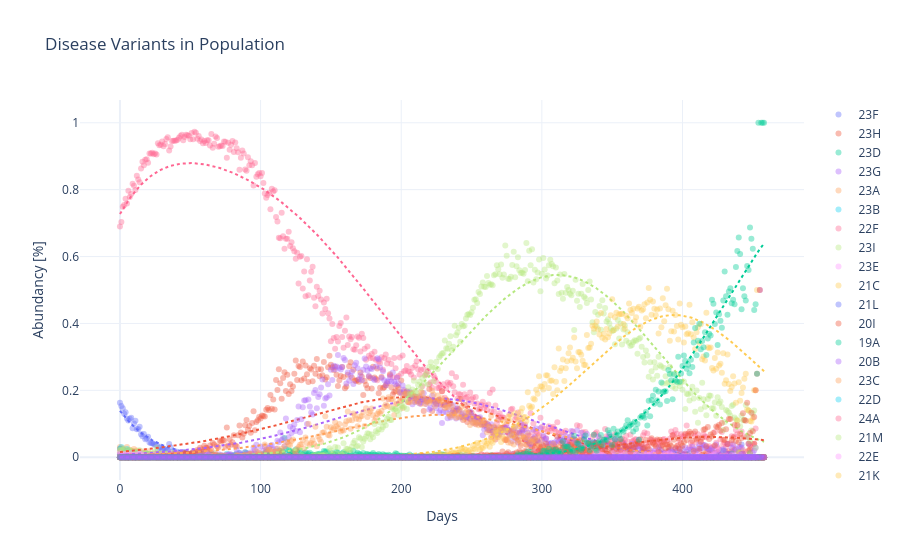

The code cell stored with this chart in its notebook:
### Code cell
result, composition_estimate = calculate_viral_composition(data)

plot_viral_composition(data['counts'], composition_estimate=composition_estimate, var_names=data['variant_names'], logscale = False)
plot_viral_composition(data['counts'], composition_estimate=composition_estimate,var_names=data['variant_names'], y_range = (1e-5, 2), logscale = True)
plot_viral_composition_interactive(data['counts'],composition_estimate=composition_estimate, var_names=data['variant_names'], logscale = False)

### Figure 1 — Plotly figure (JSON) as saved in the notebook; plotly's stock layout.template omitted (floating-point values rounded to 4 significant figures; data arrays with more than 128 entries replaced by an {"elided": "..."} marker saying what was removed)
{"data": [{"hovertemplate": "Variant: 23F<br>Day: %{x}<br>Abundance: %{y:.2%}<extra></extra>", "marker": {"color": "#636EFA", "opacity": 0.4, "size": 6}, "mode": "markers", "name": "23F", "type": "scatter", "x": {"elided": "459 int values"}, "y": {"elided": "459 float values"}}, {"hoverinfo": "skip", "line": {"color": "#636EFA", "dash": "dot", "width": 2}, "mode": "lines", "name": "23F (estimate)", "showlegend": false, "type": "scatter", "x": {"elided": "459 int values"}, "y": {"elided": "459 float values"}}, {"hovertemplate": "Variant: 23H<br>Day: %{x}<br>Abundance: %{y:.2%}<extra></extra>", "marker": {"color": "#EF553B", "opacity": 0.4, "size": 6}, "mode": "markers", "name": "23H", "type": "scatter", "x": {"elided": "459 int values"}, "y": {"elided": "459 float values"}}, {"hoverinfo": "skip", "line": {"color": "#EF553B", "dash": "dot", "width": 2}, "mode": "lines", "name": "23H (estimate)", "showlegend": false, "type": "scatter", "x": {"elided": "459 int values"}, "y": {"elided": "459 float values"}}, {"hovertemplate": "Variant: 23D<br>Day: %{x}<br>Abundance: %{y:.2%}<extra></extra>", "marker": {"color": "#00CC96", "opacity": 0.4, "size": 6}, "mode": "markers", "name": "23D", "type": "scatter", "x": {"elided": "459 int values"}, "y": {"elided": "459 float values"}}, {"hoverinfo": "skip", "line": {"color": "#00CC96", "dash": "dot", "width": 2}, "mode": "lines", "name": "23D (estimate)", "showlegend": false, "type": "scatter", "x": {"elided": "459 int values"}, "y": {"elided": "459 float values"}}, {"hovertemplate": "Variant: 23G<br>Day: %{x}<br>Abundance: %{y:.2%}<extra></extra>", "marker": {"color": "#AB63FA", "opacity": 0.4, "size": 6}, "mode": "markers", "name": "23G", "type": "scatter", "x": {"elided": "459 int values"}, "y": {"elided": "459 float values"}}, {"hoverinfo": "skip", "line": {"color": "#AB63FA", "dash": "dot", "width": 2}, "mode": "lines", "name": "23G (estimate)", "showlegend": false, "type": "scatter", "x": {"elided": "459 int values"}, "y": {"elided": "459 float values"}}, {"hovertemplate": "Variant: 23A<br>Day: %{x}<br>Abundance: %{y:.2%}<extra></extra>", "marker": {"color": "#FFA15A", "opacity": 0.4, "size": 6}, "mode": "markers", "name": "23A", "type": "scatter", "x": {"elided": "459 int values"}, "y": {"elided": "459 float values"}}, {"hoverinfo": "skip", "line": {"color": "#FFA15A", "dash": "dot", "width": 2}, "mode": "lines", "name": "23A (estimate)", "showlegend": false, "type": "scatter", "x": {"elided": "459 int values"}, "y": {"elided": "459 float values"}}, {"hovertemplate": "Variant: 23B<br>Day: %{x}<br>Abundance: %{y:.2%}<extra></extra>", "marker": {"color": "#19D3F3", "opacity": 0.4, "size": 6}, "mode": "markers", "name": "23B", "type": "scatter", "x": {"elided": "459 int values"}, "y": {"elided": "459 float values"}}, {"hoverinfo": "skip", "line": {"color": "#19D3F3", "dash": "dot", "width": 2}, "mode": "lines", "name": "23B (estimate)", "showlegend": false, "type": "scatter", "x": {"elided": "459 int values"}, "y": {"elided": "459 float values"}}, {"hovertemplate": "Variant: 22F<br>Day: %{x}<br>Abundance: %{y:.2%}<extra></extra>", "marker": {"color": "#FF6692", "opacity": 0.4, "size": 6}, "mode": "markers", "name": "22F", "type": "scatter", "x": {"elided": "459 int values"}, "y": {"elided": "459 float values"}}, {"hoverinfo": "skip", "line": {"color": "#FF6692", "dash": "dot", "width": 2}, "mode": "lines", "name": "22F (estimate)", "showlegend": false, "type": "scatter", "x": {"elided": "459 int values"}, "y": {"elided": "459 float values"}}, {"hovertemplate": "Variant: 23I<br>Day: %{x}<br>Abundance: %{y:.2%}<extra></extra>", "marker": {"color": "#B6E880", "opacity": 0.4, "size": 6}, "mode": "markers", "name": "23I", "type": "scatter", "x": {"elided": "459 int values"}, "y": {"elided": "459 float values"}}, {"hoverinfo": "skip", "line": {"color": "#B6E880", "dash": "dot", "width": 2}, "mode": "lines", "name": "23I (estimate)", "showlegend": false, "type": "scatter", "x": {"elided": "459 int values"}, "y": {"elided": "459 float values"}}, {"hovertemplate": "Variant: 23E<br>Day: %{x}<br>Abundance: %{y:.2%}<extra></extra>", "marker": {"color": "#FF97FF", "opacity": 0.4, "size": 6}, "mode": "markers", "name": "23E", "type": "scatter", "x": {"elided": "459 int values"}, "y": {"elided": "459 float values"}}, {"hoverinfo": "skip", "line": {"color": "#FF97FF", "dash": "dot", "width": 2}, "mode": "lines", "name": "23E (estimate)", "showlegend": false, "type": "scatter", "x": {"elided": "459 int values"}, "y": {"elided": "459 float values"}}, {"hovertemplate": "Variant: 21C<br>Day: %{x}<br>Abundance: %{y:.2%}<extra></extra>", "marker": {"color": "#FECB52", "opacity": 0.4, "size": 6}, "mode": "markers", "name": "21C", "type": "scatter", "x": {"elided": "459 int values"}, "y": {"elided": "459 float values"}}, {"hoverinfo": "skip", "line": {"color": "#FECB52", "dash": "dot", "width": 2}, "mode": "lines", "name": "21C (estimate)", "showlegend": false, "type": "scatter", "x": {"elided": "459 int values"}, "y": {"elided": "459 float values"}}, {"hovertemplate": "Variant: 21L<br>Day: %{x}<br>Abundance: %{y:.2%}<extra></extra>", "marker": {"color": "#636EFA", "opacity": 0.4, "size": 6}, "mode": "markers", "name": "21L", "type": "scatter", "x": {"elided": "459 int values"}, "y": {"elided": "459 float values"}}, {"hoverinfo": "skip", "line": {"color": "#636EFA", "dash": "dot", "width": 2}, "mode": "lines", "name": "21L (estimate)", "showlegend": false, "type": "scatter", "x": {"elided": "459 int values"}, "y": {"elided": "459 float values"}}, {"hovertemplate": "Variant: 20I<br>Day: %{x}<br>Abundance: %{y:.2%}<extra></extra>", "marker": {"color": "#EF553B", "opacity": 0.4, "size": 6}, "mode": "markers", "name": "20I", "type": "scatter", "x": {"elided": "459 int values"}, "y": {"elided": "459 float values"}}, {"hoverinfo": "skip", "line": {"color": "#EF553B", "dash": "dot", "width": 2}, "mode": "lines", "name": "20I (estimate)", "showlegend": false, "type": "scatter", "x": {"elided": "459 int values"}, "y": {"elided": "459 float values"}}, {"hovertemplate": "Variant: 19A<br>Day: %{x}<br>Abundance: %{y:.2%}<extra></extra>", "marker": {"color": "#00CC96", "opacity": 0.4, "size": 6}, "mode": "markers", "name": "19A", "type": "scatter", "x": {"elided": "459 int values"}, "y": {"elided": "459 float values"}}, {"hoverinfo": "skip", "line": {"color": "#00CC96", "dash": "dot", "width": 2}, "mode": "lines", "name": "19A (estimate)", "showlegend": false, "type": "scatter", "x": {"elided": "459 int values"}, "y": {"elided": "459 float values"}}, {"hovertemplate": "Variant: 20B<br>Day: %{x}<br>Abundance: %{y:.2%}<extra></extra>", "marker": {"color": "#AB63FA", "opacity": 0.4, "size": 6}, "mode": "markers", "name": "20B", "type": "scatter", "x": {"elided": "459 int values"}, "y": {"elided": "459 float values"}}, {"hoverinfo": "skip", "line": {"color": "#AB63FA", "dash": "dot", "width": 2}, "mode": "lines", "name": "20B (estimate)", "showlegend": false, "type": "scatter", "x": {"elided": "459 int values"}, "y": {"elided": "459 float values"}}, {"hovertemplate": "Variant: 23C<br>Day: %{x}<br>Abundance: %{y:.2%}<extra></extra>", "marker": {"color": "#FFA15A", "opacity": 0.4, "size": 6}, "mode": "markers", "name": "23C", "type": "scatter", "x": {"elided": "459 int values"}, "y": {"elided": "459 float values"}}, {"hoverinfo": "skip", "line": {"color": "#FFA15A", "dash": "dot", "width": 2}, "mode": "lines", "name": "23C (estimate)", "showlegend": false, "type": "scatter", "x": {"elided": "459 int values"}, "y": {"elided": "459 float values"}}, {"hovertemplate": "Variant: 22D<br>Day: %{x}<br>Abundance: %{y:.2%}<extra></extra>", "marker": {"color": "#19D3F3", "opacity": 0.4, "size": 6}, "mode": "markers", "name": "22D", "type": "scatter", "x": {"elided": "459 int values"}, "y": {"elided": "459 float values"}}, {"hoverinfo": "skip", "line": {"color": "#19D3F3", "dash": "dot", "width": 2}, "mode": "lines", "name": "22D (estimate)", "showlegend": false, "type": "scatter", "x": {"elided": "459 int values"}, "y": {"elided": "459 float values"}}, {"hovertemplate": "Variant: 24A<br>Day: %{x}<br>Abundance: %{y:.2%}<extra></extra>", "marker": {"color": "#FF6692", "opacity": 0.4, "size": 6}, "mode": "markers", "name": "24A", "type": "scatter", "x": {"elided": "459 int values"}, "y": {"elided": "459 float values"}}, {"hoverinfo": "skip", "line": {"color": "#FF6692", "dash": "dot", "width": 2}, "mode": "lines", "name": "24A (estimate)", "showlegend": false, "type": "scatter", "x": {"elided": "459 int values"}, "y": {"elided": "459 float values"}}, {"hovertemplate": "Variant: 21M<br>Day: %{x}<br>Abundance: %{y:.2%}<extra></extra>", "marker": {"color": "#B6E880", "opacity": 0.4, "size": 6}, "mode": "markers", "name": "21M", "type": "scatter", "x": {"elided": "459 int values"}, "y": {"elided": "459 float values"}}, {"hoverinfo": "skip", "line": {"color": "#B6E880", "dash": "dot", "width": 2}, "mode": "lines", "name": "21M (estimate)", "showlegend": false, "type": "scatter", "x": {"elided": "459 int values"}, "y": {"elided": "459 float values"}}, {"hovertemplate": "Variant: 22E<br>Day: %{x}<br>Abundance: %{y:.2%}<extra></extra>", "marker": {"color": "#FF97FF", "opacity": 0.4, "size": 6}, "mode": "markers", "name": "22E", "type": "scatter", "x": {"elided": "459 int values"}, "y": {"elided": "459 float values"}}, {"hoverinfo": "skip", "line": {"color": "#FF97FF", "dash": "dot", "width": 2}, "mode": "lines", "name": "22E (estimate)", "showlegend": false, "type": "scatter", "x": {"elided": "459 int values"}, "y": {"elided": "459 float values"}}, {"hovertemplate": "Variant: 21K<br>Day: %{x}<br>Abundance: %{y:.2%}<extra></extra>", "marker": {"color": "#FECB52", "opacity": 0.4, "size": 6}, "mode": "markers", "name": "21K", "type": "scatter", "x": {"elided": "459 int values"}, "y": {"elided": "459 float values"}}, {"hoverinfo": "skip", "line": {"color": "#FECB52", "dash": "dot", "width": 2}, "mode": "lines", "name": "21K (estimate)", "showlegend": false, "type": "scatter", "x": {"elided": "459 int values"}, "y": {"elided": "459 float values"}}, {"hovertemplate": "Variant: 22B<br>Day: %{x}<br>Abundance: %{y:.2%}<extra></extra>", "marker": {"color": "#636EFA", "opacity": 0.4, "size": 6}, "mode": "markers", "name": "22B", "type": "scatter", "x": {"elided": "459 int values"}, "y": {"elided": "459 float values"}}, {"hoverinfo": "skip", "line": {"color": "#636EFA", "dash": "dot", "width": 2}, "mode": "lines", "name": "22B (estimate)", "showlegend": false, "type": "scatter", "x": {"elided": "459 int values"}, "y": {"elided": "459 float values"}}, {"hovertemplate": "Variant: 24B<br>Day: %{x}<br>Abundance: %{y:.2%}<extra></extra>", "marker": {"color": "#EF553B", "opacity": 0.4, "size": 6}, "mode": "markers", "name": "24B", "type": "scatter", "x": {"elided": "459 int values"}, "y": {"elided": "459 float values"}}, {"hoverinfo": "skip", "line": {"color": "#EF553B", "dash": "dot", "width": 2}, "mode": "lines", "name": "24B (estimate)", "showlegend": false, "type": "scatter", "x": {"elided": "459 int values"}, "y": {"elided": "459 float values"}}, {"hovertemplate": "Variant: 24D<br>Day: %{x}<br>Abundance: %{y:.2%}<extra></extra>", "marker": {"color": "#00CC96", "opacity": 0.4, "size": 6}, "mode": "markers", "name": "24D", "type": "scatter", "x": {"elided": "459 int values"}, "y": {"elided": "459 float values"}}, {"hoverinfo": "skip", "line": {"color": "#00CC96", "dash": "dot", "width": 2}, "mode": "lines", "name": "24D (estimate)", "showlegend": false, "type": "scatter", "x": {"elided": "459 int values"}, "y": {"elided": "459 float values"}}, {"hovertemplate": "Variant: 24C<br>Day: %{x}<br>Abundance: %{y:.2%}<extra></extra>", "marker": {"color": "#AB63FA", "opacity": 0.4, "size": 6}, "mode": "markers", "name": "24C", "type": "scatter", "x": {"elided": "459 int values"}, "y": {"elided": "459 float values"}}, {"hoverinfo": "skip", "line": {"color": "#AB63FA", "dash": "dot", "width": 2}, "mode": "lines", "name": "24C (estimate)", "showlegend": false, "type": "scatter", "x": {"elided": "459 int values"}, "y": {"elided": "459 float values"}}, {"hovertemplate": "Variant: 24G<br>Day: %{x}<br>Abundance: %{y:.2%}<extra></extra>", "marker": {"color": "#FFA15A", "opacity": 0.4, "size": 6}, "mode": "markers", "name": "24G", "type": "scatter", "x": {"elided": "459 int values"}, "y": {"elided": "459 float values"}}, {"hoverinfo": "skip", "line": {"color": "#FFA15A", "dash": "dot", "width": 2}, "mode": "lines", "name": "24G (estimate)", "showlegend": false, "type": "scatter", "x": {"elided": "459 int values"}, "y": {"elided": "459 float values"}}, {"hovertemplate": "Variant: 22A<br>Day: %{x}<br>Abundance: %{y:.2%}<extra></extra>", "marker": {"color": "#19D3F3", "opacity": 0.4, "size": 6}, "mode": "markers", "name": "22A", "type": "scatter", "x": {"elided": "459 int values"}, "y": {"elided": "459 float values"}}, {"hoverinfo": "skip", "line": {"color": "#19D3F3", "dash": "dot", "width": 2}, "mode": "lines", "name": "22A (estimate)", "showlegend": false, "type": "scatter", "x": {"elided": "459 int values"}, "y": {"elided": "459 float values"}}, {"hovertemplate": "Variant: 22C<br>Day: %{x}<br>Abundance: %{y:.2%}<extra></extra>", "marker": {"color": "#FF6692", "opacity": 0.4, "size": 6}, "mode": "markers", "name": "22C", "type": "scatter", "x": {"elided": "459 int values"}, "y": {"elided": "459 float values"}}, {"hoverinfo": "skip", "line": {"color": "#FF6692", "dash": "dot", "width": 2}, "mode": "lines", "name": "22C (estimate)", "showlegend": false, "type": "scatter", "x": {"elided": "459 int values"}, "y": {"elided": "459 float values"}}, {"hovertemplate": "Variant: 24E<br>Day: %{x}<br>Abundance: %{y:.2%}<extra></extra>", "marker": {"color": "#B6E880", "opacity": 0.4, "size": 6}, "mode": "markers", "name": "24E", "type": "scatter", "x": {"elided": "459 int values"}, "y": {"elided": "459 float values"}}, {"hoverinfo": "skip", "line": {"color": "#B6E880", "dash": "dot", "width": 2}, "mode": "lines", "name": "24E (estimate)", "showlegend": false, "type": "scatter", "x": {"elided": "459 int values"}, "y": {"elided": "459 float values"}}, {"hovertemplate": "Variant: 24I<br>Day: %{x}<br>Abundance: %{y:.2%}<extra></extra>", "marker": {"color": "#FF97FF", "opacity": 0.4, "size": 6}, "mode": "markers", "name": "24I", "type": "scatter", "x": {"elided": "459 int values"}, "y": {"elided": "459 float values"}}, {"hoverinfo": "skip", "line": {"color": "#FF97FF", "dash": "dot", "width": 2}, "mode": "lines", "name": "24I (estimate)", "showlegend": false, "type": "scatter", "x": {"elided": "459 int values"}, "y": {"elided": "459 float values"}}, {"hovertemplate": "Variant: 24F<br>Day: %{x}<br>Abundance: %{y:.2%}<extra></extra>", "marker": {"color": "#FECB52", "opacity": 0.4, "size": 6}, "mode": "markers", "name": "24F", "type": "scatter", "x": {"elided": "459 int values"}, "y": {"elided": "459 float values"}}, {"hoverinfo": "skip", "line": {"color": "#FECB52", "dash": "dot", "width": 2}, "mode": "lines", "name": "24F (estimate)", "showlegend": false, "type": "scatter", "x": {"elided": "459 int values"}, "y": {"elided": "459 float values"}}, {"hovertemplate": "Variant: 21I<br>Day: %{x}<br>Abundance: %{y:.2%}<extra></extra>", "marker": {"color": "#636EFA", "opacity": 0.4, "size": 6}, "mode": "markers", "name": "21I", "type": "scatter", "x": {"elided": "459 int values"}, "y": {"elided": "459 float values"}}, {"hoverinfo": "skip", "line": {"color": "#636EFA", "dash": "dot", "width": 2}, "mode": "lines", "name": "21I (estimate)", "showlegend": false, "type": "scatter", "x": {"elided": "459 int values"}, "y": {"elided": "459 float values"}}, {"hovertemplate": "Variant: 24H<br>Day: %{x}<br>Abundance: %{y:.2%}<extra></extra>", "marker": {"color": "#EF553B", "opacity": 0.4, "size": 6}, "mode": "markers", "name": "24H", "type": "scatter", "x": {"elided": "459 int values"}, "y": {"elided": "459 float values"}}, {"hoverinfo": "skip", "line": {"color": "#EF553B", "dash": "dot", "width": 2}, "mode": "lines", "name": "24H (estimate)", "showlegend": false, "type": "scatter", "x": {"elided": "459 int values"}, "y": {"elided": "459 float values"}}, {"hovertemplate": "Variant: 25A<br>Day: %{x}<br>Abundance: %{y:.2%}<extra></extra>", "marker": {"color": "#00CC96", "opacity": 0.4, "size": 6}, "mode": "markers", "name": "25A", "type": "scatter", "x": {"elided": "459 int values"}, "y": {"elided": "459 float values"}}, {"hoverinfo": "skip", "line": {"color": "#00CC96", "dash": "dot", "width": 2}, "mode": "lines", "name": "25A (estimate)", "showlegend": false, "type": "scatter", "x": {"elided": "459 int values"}, "y": {"elided": "459 float values"}}, {"hovertemplate": "Variant: 20J<br>Day: %{x}<br>Abundance: %{y:.2%}<extra></extra>", "marker": {"color": "#AB63FA", "opacity": 0.4, "size": 6}, "mode": "markers", "name": "20J", "type": "scatter", "x": {"elided": "459 int values"}, "y": {"elided": "459 float values"}}, {"hoverinfo": "skip", "line": {"color": "#AB63FA", "dash": "dot", "width": 2}, "mode": "lines", "name": "20J (estimate)", "showlegend": false, "type": "scatter", "x": {"elided": "459 int values"}, "y": {"elided": "459 float values"}}], "layout": {"hovermode": "closest", "title": {"text": "Disease Variants in Population"}, "xaxis": {"title": {"text": "Days"}}, "yaxis": {"title": {"text": "Abundancy [%]"}, "type": "linear"}}}
